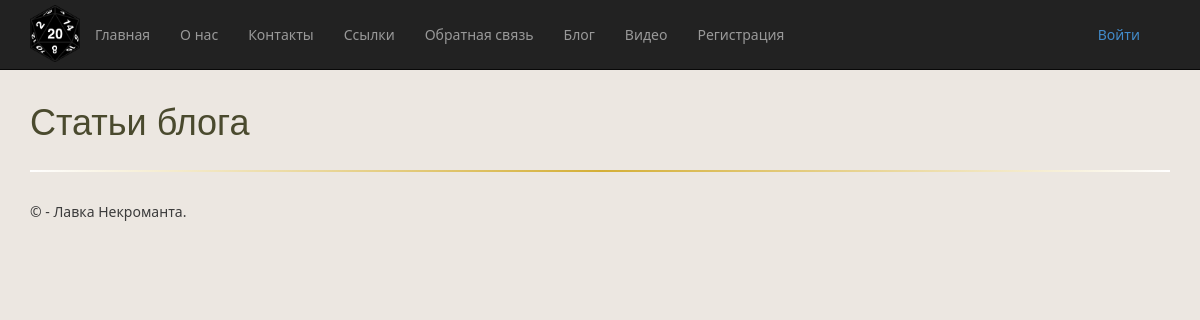
Before: /blog/ with the older database file.
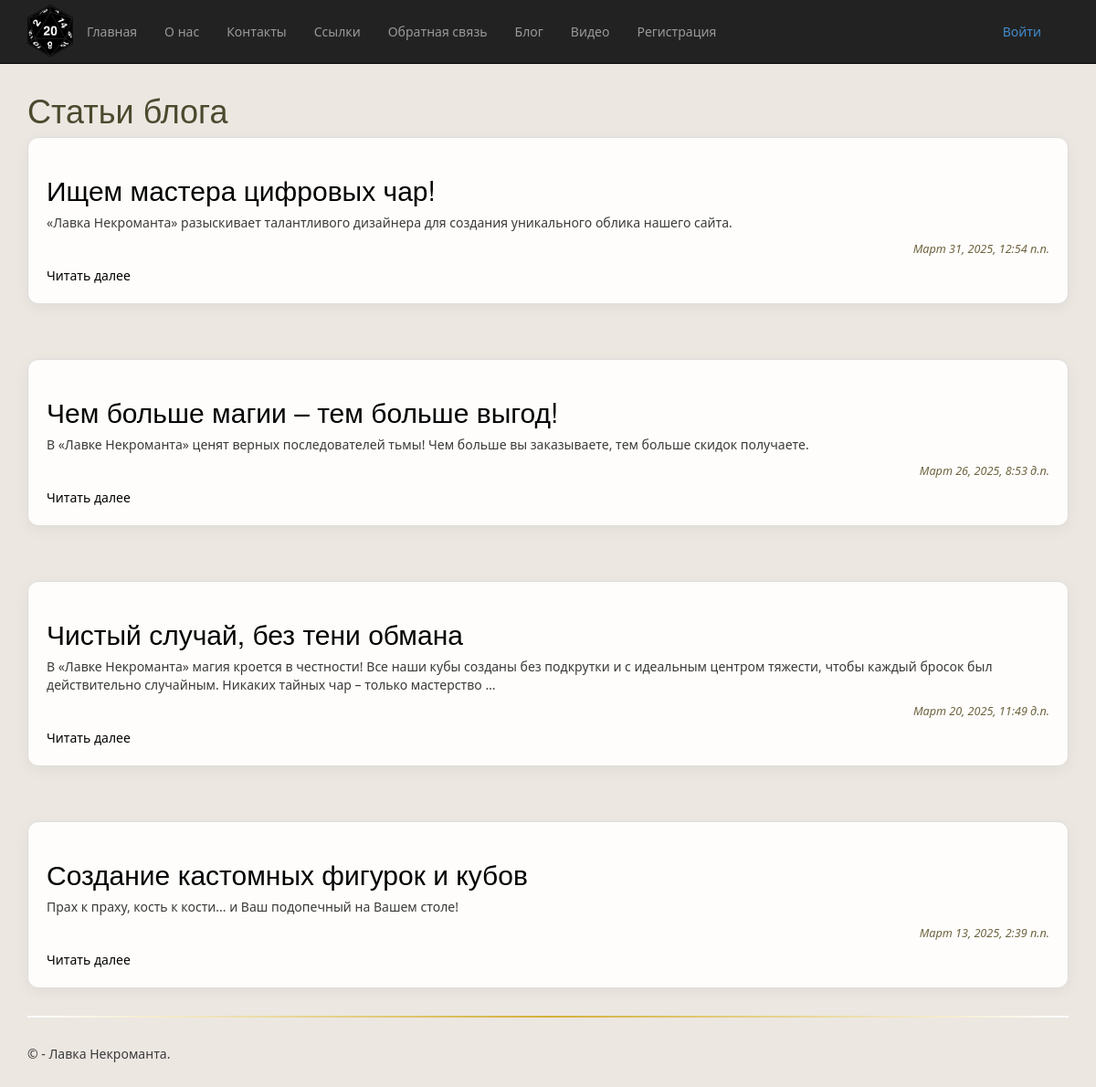
After: the same page with the newer database file.
### app/models.py (models this page shows, shortened)
class Blog(models.Model):
    title = models.CharField(max_length=100, unique_for_date="posted", verbose_name="Заголовок")
    description = models.TextField(verbose_name="Краткое содержание")
    content = models.TextField(verbose_name="Полное содержание")
    posted = models.DateTimeField(default=datetime.now, db_index=True, verbose_name="Опубликована")
    author = models.ForeignKey(User, null=True, blank=True, on_delete = models.SET_NULL, verbose_name = "Автор")
    image = models.FileField(default = 'temp.jpg', verbose_name = "Путь к картинке")
    class Meta:
        db_table = "Posts"
        ordering = ["-posted"]
        verbose_name = "статья блога"
        verbose_name_plural = "статьи блога"

### app/views.py (the view)
# urls.py: path('blog/', views.blog_list, name='blog_list'),
def blog_list(request):
     posts = Blog.objects.all()
     return render(request, 'app/blog_list.html', {'posts': posts})

### app/templates/app/blog_list.html (shortened to what this page needs)
{% extends 'app/layout.html' %}
  {% load static %}
  {% block content %}
<h1>Статьи блога</h1>
      {% for post in posts %}
<section>
    <h2><a href="{% url 'blog_detail' post.id %}">{{ post.title }}</a></h2>
    <p>{{ post.description|truncatewords:30 }}</p>
    <p class="date">{{ post.posted }}</p>
    <a href="{% url 'blog_detail' post.id %}" class="read-more">Читать далее</a>
</section>
      {% endfor %}
  {% endblock %}

### app/templates/app/layout.html (shortened to what this page needs)
<!DOCTYPE html>
<html>
<head>
    {% load static %}
    <link rel="stylesheet" type="text/css" href="{% static 'app/content/bootstrap.min.css' %}" />
    <link rel="stylesheet" type="text/css" href="{% static 'app/content/site.css' %}" />
    <link rel="stylesheet" href="https://cdn.jsdelivr.net/npm/@glidejs/glide/dist/css/glide.core.min.css">
</head>
<body>
    <div class="navbar navbar-inverse navbar-fixed-top">
        <div class="container">
            <div class="navbar-header">
                <a href="/" > <img class="logo" src="{% static 'app/content/logo.png' %}" alt="logo" /> </a>
            </div>
            <div class="navbar-collapse collapse">
                <ul class="nav navbar-nav">
                    <li><a href="{% url 'home' %}">Главная</a></li>
                    <li><a href="{% url 'about' %}">О нас</a></li>
                    <li><a href="{% url 'contact' %}">Контакты</a></li>
                    <li><a href="{% url 'links' %}">Ссылки</a></li>
                    <li><a href="{% url 'pool' %}">Обратная связь</a></li>
                    <li><a href="{% url 'blog_list' %}">Блог</a></li>
                    <li><a href="{% url 'videopost' %}">Видео</a></li>
                    {% if not user.is_authenticated %}
                    <li><a href="{% url 'registration' %}">Регистрация</a></li>
                    {% endif %}
                </ul>
                {% include 'app/loginpartial.html' %}
            </div>
        </div>
    </div>
    <div class="container body-content">
{% block content %}{% endblock %}
        <hr/>
        <footer>
            <p>&copy; {{ year }} - Лавка Некроманта.</p>
        </footer>
    </div>
</body>
</html>

### app/templates/app/loginpartial.html
{% if user.is_authenticated %}
<form id="logoutForm" action="/logout/" method="post" class="navbar-right">
    {% csrf_token %}
    <ul class="nav navbar-nav navbar-right">
        <li><span class="navbar-brand">Здравствуй, {{ user.username }}!</span></li>
        <li><a href="javascript:document.getElementById('logoutForm').submit()">Выйти</a></li>
    </ul>
</form>
{% else %}
<ul class="nav
    -nav navbar-right">
    <li><a href="{% url 'login' %}">Войти</a></li>
</ul>
{% endif %}

### app/static/app/content/site.css (style rules this page uses)
body { background-color: #ece7e1; font-family: 'Segoe UI', Tahoma, Geneva, Verdana, sans-serif; color: #3b3b3b; padding-top: 80px; padding-bottom: 20px; transition: background-color 0.3s ease; }
h1, h2, h3, h4 { color: #4a4a2e; }
.body-content { padding-left: 15px; padding-right: 15px; }
.logo { max-width: 50px; margin-top: 5px; }
.navbar { height: 70px; }
.navbar li { margin-top: 10px; }
.navbar-right { margin-top: 5px; }
hr { border: none; height: 2px; background: linear-gradient(to right, #fff, #d4af37, #FFF); margin: 30px 0; }
section { background-color: #fefdfb; border: 1px solid #ddd; border-radius: 12px; padding: 20px; box-shadow: 0 4px 16px rgba(0, 0, 0, 0.05); transition: transform 0.2s ease, box-shadow 0.2s ease; margin-bottom: 30px; }
section + section { margin-top: 60px; }
section + section::before { content: ""; position: absolute; top: -30px; left: 0; right: 0; height: 2px; background: linear-gradient(to right, #fff, #d4af37, #fff); border-radius: 1px; }
section a { color: #000; text-decoration: none; transition: color 0.3s ease; }
.date { font-size: 0.9em; color: #6e6440; text-align: right; margin-bottom: 10px; font-style: italic; }

Changed rows visible on the page:
added Blog: title "Ищем мастера цифровых чар!", description "«Лавка Некроманта» разыскивает талантливого дизайнера для создания уникального облика нашего сайта.", posted "Март 31, 2025, 12:54 п.п."
added Blog: title "Чем больше магии – тем больше выгод!", description "В «Лавке Некроманта» ценят верных последователей тьмы! Чем больше вы заказываете, тем больше скидок получаете.", posted "Март 26, 2025, 8:53 д.п."
added Blog: title "Чистый случай, без тени обмана", description "В «Лавке Некроманта» магия кроется в честности! Все наши кубы созданы без подкрутки и с идеальным центром тяжести, чтобы каждый бросок был действительно случайным. Никаких тайных чар – только мастерство …", posted "Март 20, 2025, 11:49 д.п."
added Blog: title "Создание кастомных фигурок и кубов", description "Прах к праху, кость к кости... и Ваш подопечный на Вашем столе!", posted "Март 13, 2025, 2:39 п.п."
